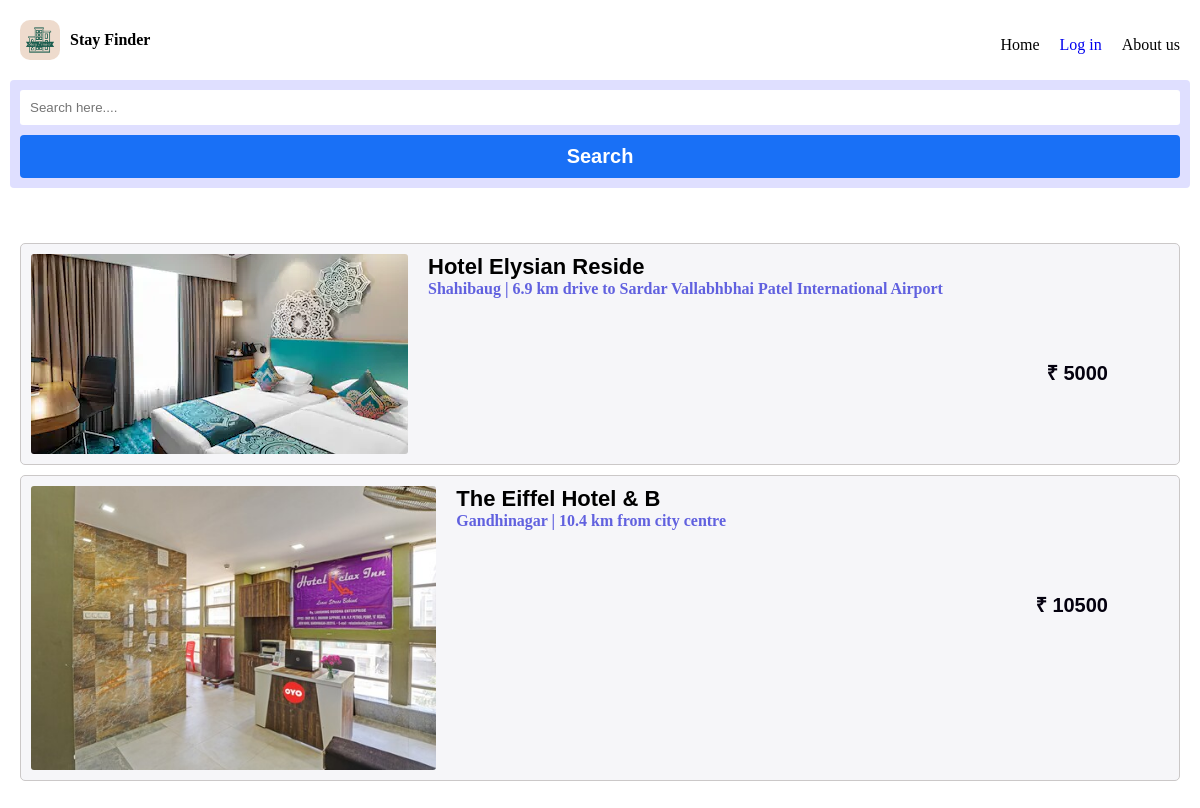
The page / on the database its author committed.
### tables this page shows
CREATE TABLE `m_register` (
  `Um_id` varchar(10) NOT NULL,
  `Username` varchar(50) NOT NULL,
  `Email` varchar(50) NOT NULL,
  `Password` varchar(100) NOT NULL,
  `Hotel_id` varchar(10) NOT NULL,
  `Hotel_Name` varchar(20) NOT NULL,
  `Hotel_Address` text NOT NULL,
  `Hotel_Mobileno` char(15) NOT NULL,
  `Hotel_Bname` varchar(50) NOT NULL,
  `Hotel_AccountNo` char(20) NOT NULL,
  `Hotel_IFSCcode` char(15) NOT NULL
);

CREATE TABLE `room_list` (
  `Room_id` varchar(10) NOT NULL,
  `Hotel_id` varchar(10) NOT NULL,
  `Room_type` varchar(20) NOT NULL,
  `AC / NOAC` varchar(10) NOT NULL,
  `Price` int(11) NOT NULL,
  `Room_capacity` varchar(30) NOT NULL,
  `Booking_status` varchar(10) NOT NULL,
  `Room_img1` varchar(100) NOT NULL,
  `Room_img2` varchar(100) NOT NULL,
  `Room_img3` varchar(100) NOT NULL
);

### index.php (the view, shortened to what this page needs)
<!DOCTYPE html>
<html lang="en">
<head>
  <link rel="stylesheet" href="CSS/homepage.css">
</head>
<body>
  <div class="content">
    <nav>
      <div class="log">
        <img src="Images/Stay Finder-logos.jpeg" alt="" width="40px" style="border-radius: 10px;">
        <b>Stay Finder</b>
      </div>
      <div class="m">
        <ul>
          <li>Home</li>
          <?php
          if (isset($_SESSION['name'])) {
            echo  "<li>" . $_SESSION['name'] . "</li>";
            echo  "<a href='Process/logout.php'><li>Log out</li></a>";
          } else {
            echo "<a href='login.php'><li>Log in</li></a>";
          }
          ?>
          <li>About us</li>
        </ul>
      </div>
    </nav>
    <div class="serchnav">
      <form action="./index.php" method="POST">
        <input type="text" placeholder="Search here...." name="location" required>
        <button name="serchbtn">Search</button>
      </form>
    </div>
    <div class="alldata">
      <?php
      include './Process/cnn.php';
          $d = mysqli_query($cnn, "select * from room_list where Booking_status = 'Open' ");
      while ($dv = mysqli_fetch_array($d)) {
        $hid = $dv['Hotel_id'];
      $id = $dv['Room_id'];
      if(!array_key_exists('serchbtn',$_POST))
      {
        $data = mysqli_query($cnn, "select * from m_register where Hotel_id = '$hid' ");
        while ($ho = mysqli_fetch_array($data)) {
          $imgurl = $dv['Room_img1'];
          echo "<a href='./Customer_pages/carddata.php?id=$id'>
          <div class='con'>
            <img class='imgcon' src='./Hotel_img/$imgurl'>
            <div class='datcon'>
              <span class='h_name'>" . $ho['Hotel_Name'] . "</span>
              <span class='h_address'>" . $ho['Hotel_Address'] . "</span>
              <span class='h_price'>₹ " . $dv['Price'] . "</span>
            </div>
          </div>
        </a>";
        }
    }
      }
      ?>
    </div>
  </div>
</body>
</html>

### CSS/homepage.css (style rules this page uses)
* { padding: 0; margin: 0; }
.content { position: relative; z-index: 2; text-align: center; padding: 10px; }
nav { display: flex; padding: 10px; color: black; align-items: center; }
.log { display: flex; width: 100%; align-items: center; gap: 10px; margin-bottom: 10px; }
.m { width: 100%; }
.m ul { list-style: none; display: flex; gap: 20px; justify-content: flex-end; }
a { text-decoration: none; }
.serchnav { background: #dfdfff; padding: 10px; border-radius: 4px; margin-bottom: 45px; }
.serchnav form { display: grid; gap: 10px; font-weight: bold; }
.serchnav span, button { display: flex; color: #111f6a; font-size: 20px; font-family: 'Lucida Sans', 'Lucida Sans Regular', 'Lucida Grande', 'Lucida Sans Unicode', Geneva, Verdana, sans-serif; }
.serchnav button { cursor: pointer; display: flex; justify-content: center; padding: 10px; background-color: #1970f6; color: white; font-weight: bold; border-radius: 4px; border: none; font-size: 20px; font-family: 'Gill Sans', 'Gill Sans MT', Calibri, 'Trebuchet MS', sans-serif; }
.serchnav input { border: none; padding: 10px; border-radius: 3px; }
.alldata { height: 80vh; overflow: auto; }
.con { display: flex; margin-top: 15px; background-color: #f6f6f9; margin: 10px; border-radius: 5px; border: 1px solid rgb(203, 200, 200); cursor: pointer; }
.imgcon { width: 35%; display: flex; justify-content: flex-start; padding: 10px; border-radius: 13px; }
.datcon { width: 100%; padding: 10px; }
.h_name { display: flex; color: black; font-size: 22px; font-weight: bolder; font-family: 'Trebuchet MS', 'Lucida Sans Unicode', 'Lucida Grande', 'Lucida Sans', Arial, sans-serif; }
.h_address { display: flex; color: rgb(97, 97, 223); font-weight: bold; font-family: Cambria, Cochin, Georgia, Times, 'Times New Roman', serif; }
.h_price { display: flex; justify-content: end; font-size: 20px; font-weight: bold; margin: 61px; color: #04010f; font-family: Arial, Helvetica, sans-serif; }

### rows shown on the page
room_list: Price "5000"
m_register: room_list.Room_img1 (picture), Hotel_Name "Hotel Elysian Reside", Hotel_Address "Shahibaug | 6.9 km drive to Sardar Vallabhbhai Patel International Airport"
room_list: Price "10500"
m_register: room_list.Room_img1 (picture), Hotel_Name "The Eiffel Hotel & B", Hotel_Address "Gandhinagar | 10.4 km from city centre"
